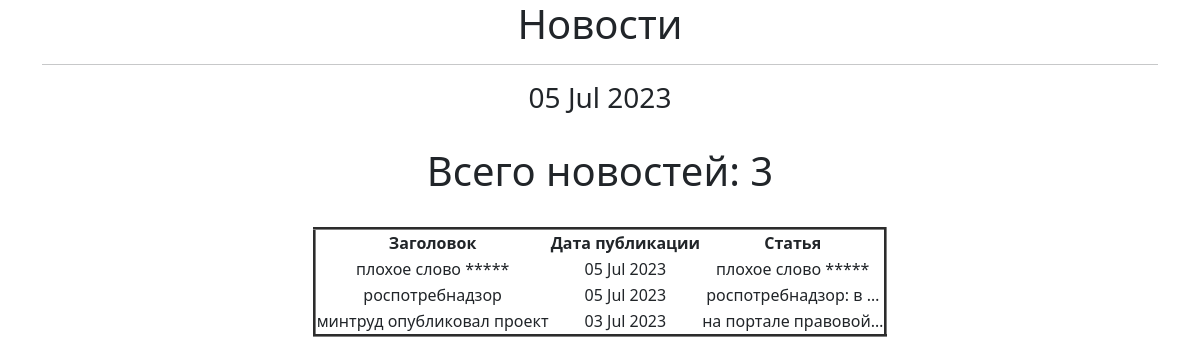
Page /news/ on the committed database.
### news/models.py (models this page shows, shortened)
class Post (models.Model):
    author = models.ForeignKey(Author, on_delete=models.CASCADE)
    NEWS = 'NW'
    ARTICLE = 'AR'
    CATEGORY_CHOICES = (
        (NEWS, 'Новость'),
        (ARTICLE, 'Статья'),
    )
    categoryTypes = models.CharField(max_length=2, choices=CATEGORY_CHOICES, default=ARTICLE)
    dateCreation = models.DateTimeField(auto_now_add=True)
    postCategory = models.ManyToManyField(Category, through='PostCategory')
    title = models.CharField(max_length=128)
    text = models.TextField()
    rating = models.SmallIntegerField(default=0)

### news/views.py (the view)
# urls.py: path('', PostsList.as_view()),
class PostsList(ListView):
    model = Post
    ordering = '-dateCreation'
    template_name = 'flatpages/post_list.html'
    context_object_name = 'post_list'
    def get_context_data(self, **kwargs):
        context = super().get_context_data(**kwargs)
        context['time_now'] = datetime.utcnow()
        context['value1'] = None
        return context

### news/templatetags/filters.py (called while the page is built)
@register.filter(name='censor')
def censor(value):
    x = value.lower()
    if ' ' in x:
        a = list(x.split(' '))
        for i in a:
            if i in bad_words:
                y = a.index(i)
                a.remove(i)
                a.insert(y, '*****')
                value = (" ".join(a))
                return value
    if x in bad_words:
        x = '*****'
        return x
    else:
        return x

### templates/flatpages/post_list.html (shortened to what this page needs)
{% extends 'flatpages/default.html' %}
{% load filters %}
{% block content %}
    <h1>Новости</h1>
    <hr>
    <h3>{{ time_now|date:'d M Y' }}</h3>
    <br>
    <h1>Всего новостей: {{post_list|length}}</h1>
    <br>
{% if post_list %}
    <table style="margin: auto" border="3">
        <tr>
            <th>
                Заголовок
            </th>
            <th>
                Дата публикации
            </th>
            <th>
                Статья
            </th>
        </tr>
{% for news in post_list %}
        <tr>
            <td>
                {{ news.title|censor }}
            </td>
            <td>
                {{ news.dateCreation|date:'d M Y'  }}
            </td>
            <td>
                {{ news.text|truncatechars:20|censor }}
            </td>
        </tr>
{% endfor %}
    </table>
{% else %}
    <h2>Новостей нет!</h2>
{% endif %}
</div>
{% endblock content %}

### templates/flatpages/default.html (shortened to what this page needs)
<!DOCTYPE html>
<html lang="en">
    <head>
        {% load static %}
        <link href="{% static 'css/styles.css' %}" rel="stylesheet" />
    </head>
    <body>
        <div class="container">
           <div class="row">
              <div class="col-lg-12 text-center">
                {% block content %}{% endblock content %}
              </div>
           </div>
    </body>
</html>

### rows in the picture
Post: title|censor "плохое слово *****", dateCreation "05 Jul 2023", text|censor "плохое слово *****"
Post: title|censor "роспотребнадзор", dateCreation "05 Jul 2023", text|censor "роспотребнадзор: в …"
Post: title|censor "минтруд опубликовал проект", dateCreation "03 Jul 2023", text|censor "на портале правовой…"

### other values in the picture
{{ time_now|date:'d M Y' }} "05 Jul 2023"
{{ post_list|length }} "3"
